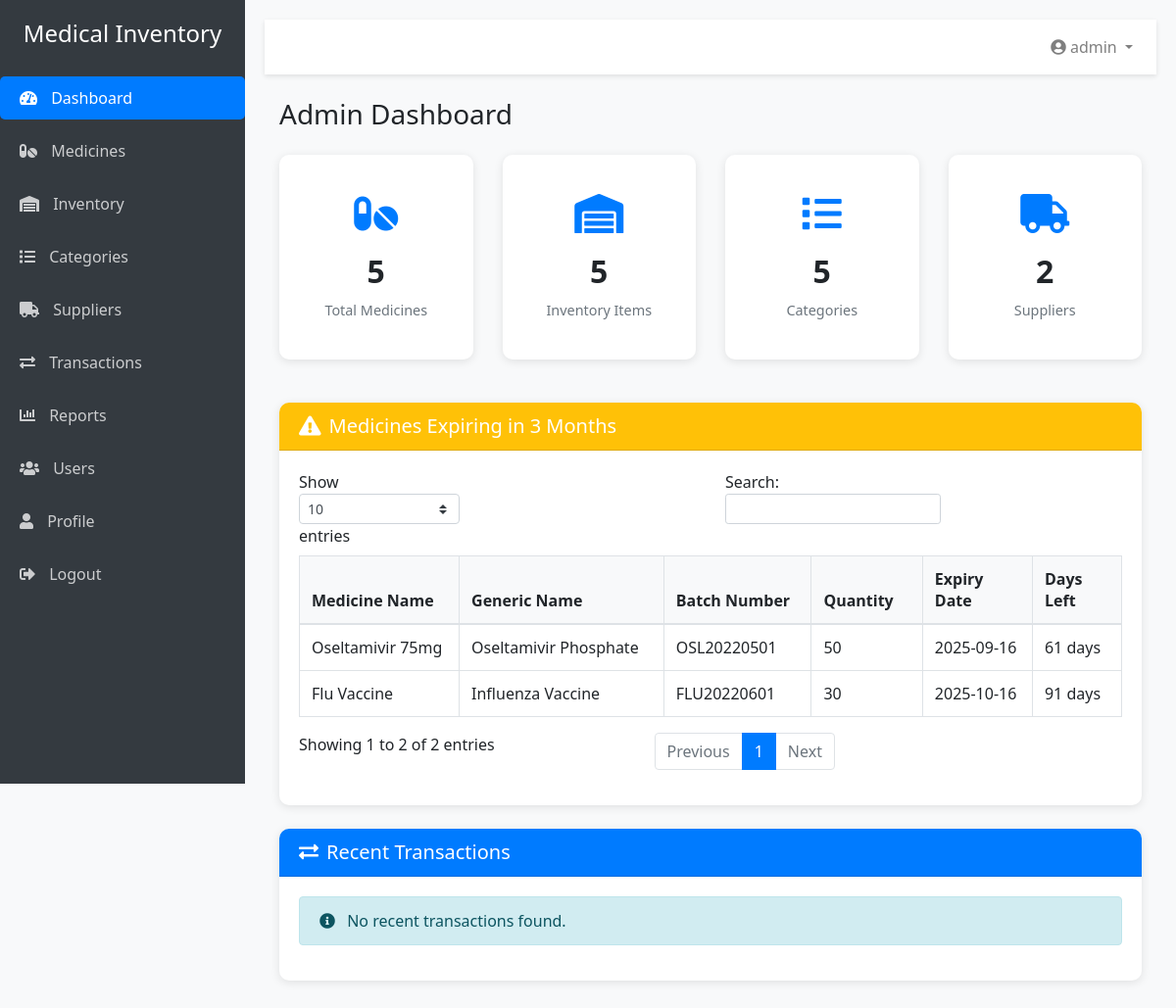
Page /admin/dashboard.php (signed in) on the committed database.
### tables this page shows
CREATE TABLE IF NOT EXISTS inventory (
    id INT AUTO_INCREMENT PRIMARY KEY,
    medicine_id INT NOT NULL,
    batch_number VARCHAR(50) NOT NULL,
    quantity INT NOT NULL DEFAULT 0,
    purchase_price DECIMAL(10, 2) NOT NULL,
    selling_price DECIMAL(10, 2) NOT NULL,
    expiry_date DATE NOT NULL,
    manufacturing_date DATE,
    purchase_date DATE NOT NULL,
    created_at TIMESTAMP DEFAULT CURRENT_TIMESTAMP,
    FOREIGN KEY (medicine_id) REFERENCES medicines(id) ON DELETE CASCADE
);

CREATE TABLE IF NOT EXISTS medicines (
    id INT AUTO_INCREMENT PRIMARY KEY,
    name VARCHAR(100) NOT NULL,
    generic_name VARCHAR(100),
    category_id INT,
    supplier_id INT,
    description TEXT,
    storage_location VARCHAR(100),
    unit VARCHAR(50) NOT NULL,
    created_at TIMESTAMP DEFAULT CURRENT_TIMESTAMP,
    FOREIGN KEY (category_id) REFERENCES categories(id) ON DELETE SET NULL,
    FOREIGN KEY (supplier_id) REFERENCES suppliers(id) ON DELETE SET NULL
);

### admin/dashboard.php (the view, shortened to what this page needs)
<?php
require_once '../config/db.php';
$query = "SELECT COUNT(*) as total FROM medicines";
$result = $conn->query($query);
$total_medicines = $result->fetch_assoc()['total'];
$query = "SELECT COUNT(*) as total FROM inventory";
$result = $conn->query($query);
$total_inventory = $result->fetch_assoc()['total'];
$query = "SELECT COUNT(*) as total FROM categories";
$result = $conn->query($query);
$total_categories = $result->fetch_assoc()['total'];
$query = "SELECT COUNT(*) as total FROM suppliers";
$result = $conn->query($query);
$total_suppliers = $result->fetch_assoc()['total'];
$query = "SELECT i.id, m.name, m.generic_name, i.batch_number, i.quantity, i.expiry_date
          FROM inventory i
          JOIN medicines m ON i.medicine_id = m.id
          WHERE i.expiry_date BETWEEN CURDATE() AND DATE_ADD(CURDATE(), INTERVAL 3 MONTH)
          ORDER BY i.expiry_date ASC";
$expiring_result = $conn->query($query);
$query = "SELECT t.id, t.transaction_type, t.quantity, t.transaction_date, m.name, u.username
          FROM inventory_transactions t
          JOIN inventory i ON t.inventory_id = i.id
          JOIN medicines m ON i.medicine_id = m.id
          JOIN users u ON t.user_id = u.id
          ORDER BY t.transaction_date DESC LIMIT 5";
$transactions_result = $conn->query($query);
include '../includes/header.php';
?>
<h1 class="h3 mb-4">Admin Dashboard</h1>
<div class="row">
    <div class="col-xl-3 col-md-6 mb-4">
        <div class="card dashboard-card">
            <div class="card-body">
                <div class="dashboard-icon">
                    <i class="fas fa-pills"></i>
                </div>
                <div class="dashboard-number"><?php echo $total_medicines; ?></div>
                <div class="dashboard-label">Total Medicines</div>
            </div>
        </div>
    </div>
    <div class="col-xl-3 col-md-6 mb-4">
        <div class="card dashboard-card">
            <div class="card-body">
                <div class="dashboard-icon">
                    <i class="fas fa-warehouse"></i>
                </div>
                <div class="dashboard-number"><?php echo $total_inventory; ?></div>
                <div class="dashboard-label">Inventory Items</div>
            </div>
        </div>
    </div>
    <div class="col-xl-3 col-md-6 mb-4">
        <div class="card dashboard-card">
            <div class="card-body">
                <div class="dashboard-icon">
                    <i class="fas fa-list"></i>
                </div>
                <div class="dashboard-number"><?php echo $total_categories; ?></div>
                <div class="dashboard-label">Categories</div>
            </div>
        </div>
    </div>
    <div class="col-xl-3 col-md-6 mb-4">
        <div class="card dashboard-card">
            <div class="card-body">
                <div class="dashboard-icon">
                    <i class="fas fa-truck"></i>
                </div>
                <div class="dashboard-number"><?php echo $total_suppliers; ?></div>
                <div class="dashboard-label">Suppliers</div>
            </div>
        </div>
    </div>
</div>
<div class="card mb-4">
    <div class="card-header bg-warning text-white">
        <h5 class="m-0"><i class="fas fa-exclamation-triangle mr-2"></i>Medicines Expiring in 3 Months</h5>
    </div>
    <div class="card-body">
        <?php if ($expiring_result->num_rows > 0): ?>
            <div class="table-responsive">
                <table class="table table-bordered table-hover datatable">
                    <thead>
                        <tr>
                            <th>Medicine Name</th>
                            <th>Generic Name</th>
                            <th>Batch Number</th>
                            <th>Quantity</th>
                            <th>Expiry Date</th>
                            <th>Days Left</th>
                        </tr>
                    </thead>
                    <tbody>
                        <?php while ($row = $expiring_result->fetch_assoc()):
                            $expiry_date = new DateTime($row['expiry_date']);
                            $today = new DateTime();
                            $days_left = $today->diff($expiry_date)->days;
                            $row_class = $days_left <= 30 ? 'table-danger' : ($days_left <= 60 ? 'table-warning' : '');
                        ?>
                            <tr class="<?php echo $row_class; ?>">
                                <td><?php echo htmlspecialchars($row['name']); ?></td>
                                <td><?php echo htmlspecialchars($row['generic_name']); ?></td>
                                <td><?php echo htmlspecialchars($row['batch_number']); ?></td>
                                <td><?php echo htmlspecialchars($row['quantity']); ?></td>
                                <td><?php echo htmlspecialchars($row['expiry_date']); ?></td>
                                <td><?php echo $days_left; ?> days</td>
                            </tr>
                        <?php endwhile; ?>
                    </tbody>
                </table>
            </div>
        <?php else: ?>
            <div class="alert alert-success">
                <i class="fas fa-check-circle mr-2"></i> No medicines are expiring in the next 3 months.
            </div>
        <?php endif; ?>
    </div>
</div>
<div class="card">
    <div class="card-header bg-primary text-white">
        <h5 class="m-0"><i class="fas fa-exchange-alt mr-2"></i>Recent Transactions</h5>
    </div>
    <div class="card-body">
        <?php if ($transactions_result->num_rows > 0): ?>
            <div class="table-responsive">
                <table class="table table-bordered">
                    <thead>
                        <tr>
                            <th>ID</th>
                            <th>Medicine</th>
                            <th>Type</th>
                            <th>Quantity</th>
                            <th>Date</th>
                            <th>User</th>
                        </tr>
                    </thead>
                    <tbody>
                        <?php while ($row = $transactions_result->fetch_assoc()):
                            $badge_class = '';
                            switch ($row['transaction_type']) {
                                case 'purchase':
                                    $badge_class = 'badge-success';
                                    break;
                                case 'sale':
                                    $badge_class = 'badge-primary';
                                    break;
                                case 'return':
                                    $badge_class = 'badge-info';
                                    break;
                                case 'adjustment':
                                    $badge_class = 'badge-warning';
                                    break;
                                case 'expired':
                                    $badge_class = 'badge-danger';
                                    break;
                            }
                        ?>
                            <tr>
                                <td><?php echo htmlspecialchars($row['id']); ?></td>
                                <td><?php echo htmlspecialchars($row['name']); ?></td>
                                <td><span class="badge <?php echo $badge_class; ?>"><?php echo ucfirst(htmlspecialchars($row['transaction_type'])); ?></span></td>
                                <td><?php echo htmlspecialchars($row['quantity']); ?></td>
                                <td><?php echo htmlspecialchars($row['transaction_date']); ?></td>
                                <td><?php echo htmlspecialchars($row['username']); ?></td>
                            </tr>
                        <?php endwhile; ?>
                    </tbody>
                </table>
            </div>
            <div class="text-right mt-3">
                <a href="transactions.php" class="btn btn-sm btn-outline-primary">View All Transactions</a>
            </div>
        <?php else: ?>
            <div class="alert alert-info">
                <i class="fas fa-info-circle mr-2"></i> No recent transactions found.
            </div>
        <?php endif; ?>
    </div>
</div>
<?php include '../includes/footer.php'; ?>

### assets/css/style.css (style rules this page uses)
body { font-family: 'Segoe UI', Tahoma, Geneva, Verdana, sans-serif; background-color: #f8f9fa; }
.card { box-shadow: 0 2px 10px rgba(0, 0, 0, 0.1); margin-bottom: 20px; border: none; border-radius: 10px; }
.card-header { border-radius: 10px 10px 0 0 !important; font-weight: 600; }
.table th { font-weight: 600; background-color: #f8f9fa; }
.dashboard-card { text-align: center; padding: 20px; transition: transform 0.3s; }
.dashboard-icon { font-size: 2.5rem; margin-bottom: 15px; color: #007bff; }
.dashboard-number { font-size: 2rem; font-weight: 700; margin-bottom: 5px; }
.dashboard-label { color: #6c757d; font-size: 0.9rem; }

### rows in the picture
inventory: medicine.name "Oseltamivir 75mg", medicine.generic_name "Oseltamivir Phosphate", batch_number "OSL20220501", quantity "50", expiry_date "2025-09-16"
inventory: medicine.name "Flu Vaccine", medicine.generic_name "Influenza Vaccine", batch_number "FLU20220601", quantity "30", expiry_date "2025-10-16"

### other values in the picture
$_SESSION['username'] "admin"
$total_medicines "5"
$total_inventory "5"
$total_categories "5"
$total_suppliers "2"
